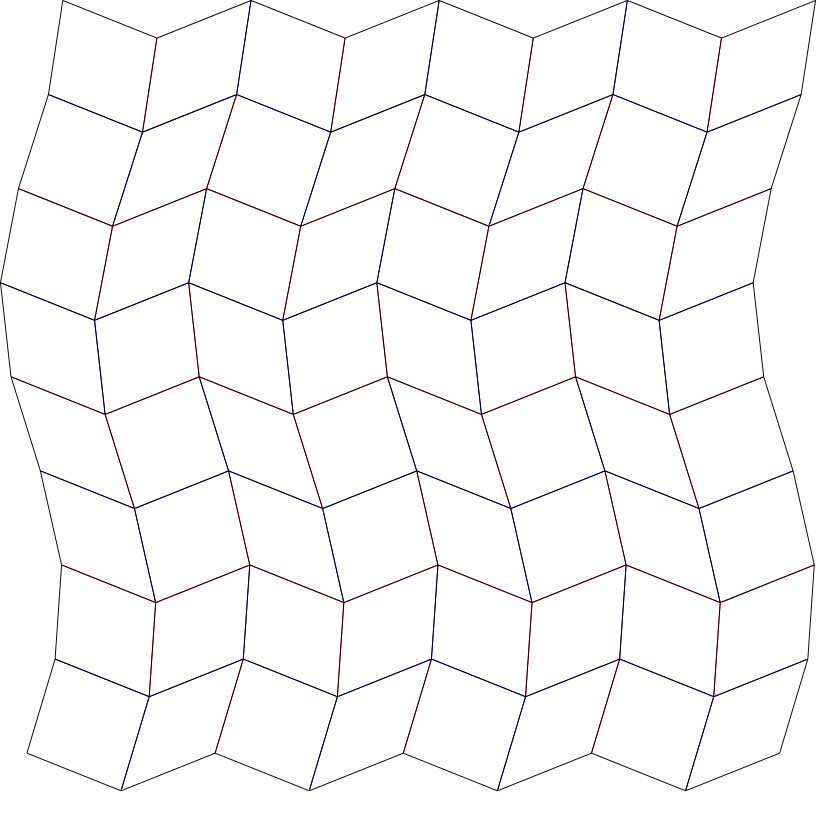

Here is the Python script that generated this plot:
#!/bin/env python

import json
import drawsvg

# file metadata
FM = dict()
FM['file_spec'] = 1
FM['file_creator'] = "Python 3.13"
FM['file_author'] = "Dennis Evangelista"
FM['file_classes'] = ["singleModel"] 




G = dict()

# frame metadata
G['frame_title'] = "miura cp"
G['frame_classes'] = ["creasePattern"]
G['frame_attributes'] = ["2D"]
G['frame_unit'] = "unit" #in, pt, m, cm, mm, um, nm

# actual mesh geometry and topology data
G['vertices_coords']=[[0.333,0],[1.333,0.4],[2.333,0],[3.333,0.4],[4.333,0],[5.333,0.4],[6.333,0],[7.333,0.4],[8.333,0],[0.17992066785409055,1],[1.1799206678540906,1.4],[2.1799206678540903,1],[3.1799206678540903,1.4],[4.17992066785409,1],[5.17992066785409,1.4],[6.17992066785409,1],[7.17992066785409,1.4],[8.179920667854091,1],[-0.13857689657019842,2],[0.8614231034298016,2.4],[1.8614231034298017,2],[2.8614231034298014,2.4],[3.8614231034298014,2],[4.861423103429802,2.4],[5.861423103429802,2],[6.861423103429802,2.4],[7.861423103429802,2],[-0.32966750136794837,3],[0.6703324986320516,3.4],[1.6703324986320516,3],[2.670332498632052,3.4],[3.670332498632052,3],[4.670332498632051,3.4],[5.670332498632051,3],[6.670332498632051,3.4],[7.670332498632051,3],[-0.2176633257475828,4],[0.7823366742524172,4.4],[1.7823366742524172,4],[2.7823366742524174,4.4],[3.7823366742524174,4],[4.782336674252417,4.4],[5.782336674252417,4],[6.782336674252417,4.4],[7.782336674252417,4],[0.09445950775925435,5],[1.0944595077592543,5.4],[2.0944595077592543,5],[3.0944595077592543,5.4],[4.094459507759255,5],[5.094459507759255,5.4],[6.094459507759255,5],[7.094459507759255,5.4],[8.094459507759254,5],[0.3197367054545719,6],[1.319736705454572,6.4],[2.319736705454572,6],[3.319736705454572,6.4],[4.319736705454572,6],[5.319736705454572,6.4],[6.319736705454572,6],[7.319736705454572,6.4],[8.319736705454572,6],[0.25104945069632045,7],[1.2510494506963203,7.4],[2.2510494506963203,7],[3.2510494506963203,7.4],[4.25104945069632,7],[5.25104945069632,7.4],[6.25104945069632,7],[7.25104945069632,7.4],[8.251049450696321,7],[-0.04845151125826831,8],[0.9515484887417317,8.4],[1.9515484887417316,8],[2.951548488741732,8.4],[3.951548488741732,8],[4.951548488741731,8.4],[5.951548488741731,8],[6.951548488741731,8.4],[7.951548488741731,8]]
G['edges_vertices']=[[0,9],[1,10],[2,11],[3,12],[4,13],[5,14],[6,15],[7,16],[8,17],[9,18],[10,19],[11,20],[12,21],[13,22],[14,23],[15,24],[16,25],[17,26],[18,27],[19,28],[20,29],[21,30],[22,31],[23,32],[24,33],[25,34],[26,35],[27,36],[28,37],[29,38],[30,39],[31,40],[32,41],[33,42],[34,43],[35,44],[36,45],[37,46],[38,47],[39,48],[40,49],[41,50],[42,51],[43,52],[44,53],[45,54],[46,55],[47,56],[48,57],[49,58],[50,59],[51,60],[52,61],[53,62],[54,63],[55,64],[56,65],[57,66],[58,67],[59,68],[60,69],[61,70],[62,71],[63,72],[64,73],[65,74],[66,75],[67,76],[68,77],[69,78],[70,79],[71,80],[0,1],[1,2],[2,3],[3,4],[4,5],[5,6],[6,7],[7,8],[9,10],[10,11],[11,12],[12,13],[13,14],[14,15],[15,16],[16,17],[18,19],[19,20],[20,21],[21,22],[22,23],[23,24],[24,25],[25,26],[27,28],[28,29],[29,30],[30,31],[31,32],[32,33],[33,34],[34,35],[36,37],[37,38],[38,39],[39,40],[40,41],[41,42],[42,43],[43,44],[45,46],[46,47],[47,48],[48,49],[49,50],[50,51],[51,52],[52,53],[54,55],[55,56],[56,57],[57,58],[58,59],[59,60],[60,61],[61,62],[63,64],[64,65],[65,66],[66,67],[67,68],[68,69],[69,70],[70,71],[72,73],[73,74],[74,75],[75,76],[76,77],[77,78],[78,79],[79,80]]
G['edges_assignment']=["B","M","V","M","V","M","V","M","B","B","V","M","V","M","V","M","V","B","B","M","V","M","V","M","V","M","B","B","V","M","V","M","V","M","V","B","B","M","V","M","V","M","V","M","B","B","V","M","V","M","V","M","V","B","B","M","V","M","V","M","V","M","B","B","V","M","V","M","V","M","V","B","B","B","B","B","B","B","B","B","V","V","V","V","V","V","V","V","M","M","M","M","M","M","M","M","V","V","V","V","V","V","V","V","M","M","M","M","M","M","M","M","V","V","V","V","V","V","V","V","M","M","M","M","M","M","M","M","V","V","V","V","V","V","V","V","B","B","B","B","B","B","B","B"]

# output as a FOLD file, e.g. json 
with open("test5.fold",'w') as handle:
    json.dump(FM | G, handle)
# this part seems to work




# output as a svg
# here i am using Group to get Line for markings, scoring, or cutting
# TBD how to handle interior cuts and joins
D = drawsvg.Drawing(width=1,height=1)
reds = drawsvg.Group(id='mountain')
for i,a in enumerate(G['edges_assignment']):
    if a=="M":
        v = G['edges_vertices'][i]
        reds.append(drawsvg.Line(G['vertices_coords'][v[0]][0],
                                 G['vertices_coords'][v[0]][1],
                                 G['vertices_coords'][v[1]][0],
                                 G['vertices_coords'][v[1]][1],
                                 stroke='red',
                                 stroke_width=0.01,
                                 ))
D.append(reds)
blues = drawsvg.Group(id='valley')
for i,a in enumerate(G['edges_assignment']):
    if a=="V":
        v = G['edges_vertices'][i]
        blues.append(drawsvg.Line(G['vertices_coords'][v[0]][0],
                                  G['vertices_coords'][v[0]][1],
                                  G['vertices_coords'][v[1]][0],
                                  G['vertices_coords'][v[1]][1],
                                  stroke='blue',
                                  stroke_width=0.01,
                                  ))
D.append(blues)
scores = drawsvg.Group(id='score')
for i,a in enumerate(G['edges_assignment']):
    if a in ['M','V','F','U']:
        v = G['edges_vertices'][i]
        scores.append(drawsvg.Line(G['vertices_coords'][v[0]][0],
                                   G['vertices_coords'][v[0]][1],
                                   G['vertices_coords'][v[1]][0],
                                   G['vertices_coords'][v[1]][1],
                                   stroke='black',
                                   stroke_width=0.01,
                                   ))
D.append(scores)
cuts = drawsvg.Group(id='cut')
for i,a in enumerate(G['edges_assignment']):
    if a in ['B','C','J']:
        v = G['edges_vertices'][i]
        cuts.append(drawsvg.Line(G['vertices_coords'][v[0]][0],
                                 G['vertices_coords'][v[0]][1],
                                 G['vertices_coords'][v[1]][0],
                                 G['vertices_coords'][v[1]][1],
                                 stroke='black',
                                 stroke_width=0.01,
                                 ))
D.append(cuts)
D.set_render_size('8.5in','8.5in') # TBD need better way to do scaling
D.save_svg('test5.svg')
